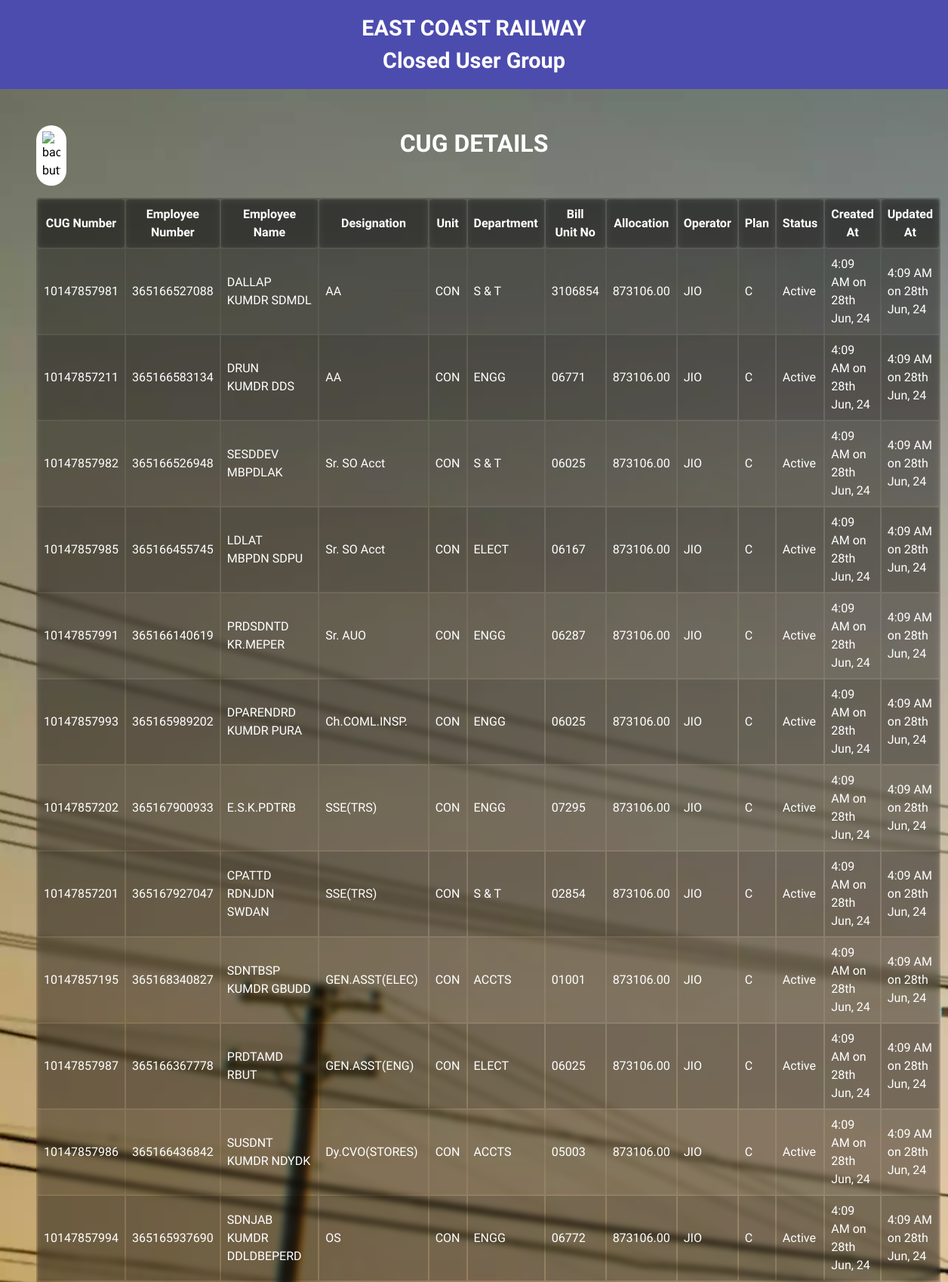
Page /cug-details.php (upper part) on the committed database.
### tables this page shows
CREATE TABLE cugdetails (
    cug_id INT AUTO_INCREMENT PRIMARY KEY,
    cug_number BIGINT NOT NULL CHECK (CHAR_LENGTH(cug_number) IN (10, 11)),
    emp_number BIGINT UNIQUE NOT NULL CHECK (CHAR_LENGTH(emp_number) = 12),
    empname VARCHAR(100) NOT NULL,
    designation VARCHAR(100) NOT NULL,
    unit VARCHAR(50) NOT NULL,
    department VARCHAR(100) NOT NULL,
    bill_unit_no VARCHAR(50) NOT NULL,
    allocation DECIMAL(10, 2) NOT NULL CHECK (allocation >= 0),
    operator VARCHAR(50) NOT NULL,
    plan ENUM('A', 'B', 'C') NOT NULL,
    status ENUM('Active', 'Inactive') NOT NULL,
    created_at TIMESTAMP DEFAULT CURRENT_TIMESTAMP,
    updated_at TIMESTAMP DEFAULT CURRENT_TIMESTAMP ON UPDATE CURRENT_TIMESTAMP
);

### cug-details.php (the view, shortened to what this page needs)
<!DOCTYPE html>
<html lang="en">
<head>
	<link rel="stylesheet" href="base.css">
	<link rel="stylesheet" href="cug-details.css">
</head>
<body>
	<header>
		<div class="header-top">
			<h1>East Coast Railway</h1>
			<h1>Closed User Group</h1>
		</div>
	</header>
	<main>
		<section id="cug-details">
			<div class="heading-container">
				<button class="back-btn" onclick="window.location.href = 'admin-page.html'"><img
						src="https://img.icons8.com/ios/32/long-arrow-left.png" alt="back button"></button>
				<h2 class="heading">CUG Details</h2>
			</div>
			<table>
				<thead>
					<tr>
						<th>CUG Number</th>
						<th>Employee Number</th>
						<th>Employee Name</th>
						<th>Designation</th>
						<th>Unit</th>
						<th>Department</th>
						<th>Bill Unit No</th>
						<th>Allocation</th>
						<th>Operator</th>
						<th>Plan</th>
						<th>Status</th>
						<th>Created At</th>
						<th>Updated At</th>
					</tr>
				</thead>
				<tbody>
					<?php
					include 'db_connect.php';
					$sql = "SELECT * FROM cugdetails";
					$result = $conn->query($sql);
					if ($result->num_rows > 0) {
						while ($row = $result->fetch_assoc()) {
							echo "<tr>";
							echo "<td>" . $row["cug_number"] . "</td>";
							echo "<td>" . $row["emp_number"] . "</td>";
							echo "<td>" . $row["empname"] . "</td>";
							echo "<td>" . $row["designation"] . "</td>";
							echo "<td>" . (isset($row["unit"]) ? $row["unit"] : 'N/A') . "</td>";
							echo "<td>" . $row["department"] . "</td>";
							echo "<td>" . (isset($row["bill_unit_no"]) ? $row["bill_unit_no"] : 'N/A') . "</td>";
							echo "<td>" . $row["allocation"] . "</td>";
							echo "<td>" . $row["operator"] . "</td>";
							echo "<td>" . $row["plan"] . "</td>";
							echo "<td>" . $row["status"] . "</td>";
							$created_at = new DateTime($row["created_at"]);
							$updated_at = new DateTime($row["updated_at"]);
							echo "<td>" . $created_at->format('g:i A \o\n jS M, y') . "</td>";
							echo "<td>" . $updated_at->format('g:i A \o\n jS M, y') . "</td>";
							echo "</tr>";
						}
					} else {
						echo "<tr><td colspan='12'>No records found</td></tr>";
					}
					?>
				</tbody>
			</table>
		</section>
	</main>
</body>
</html>

### base.css (style rules this page uses)
:root { line-height: 1.5; font-synthesis: none; -webkit-font-smoothing: antialiased; -moz-osx-font-smoothing: grayscale; --body-color: #F1FAFF; --accent-color: #4c4caf; --accent-color-hover: #3c3c86; --white: #FFF; --black: #222; }
body { margin: 0; background-color: var(--body-color); font-family: "Raleway", system-ui, -apple-system, BlinkMacSystemFont, 'Segoe UI', 'Roboto', 'Oxygen', 'Ubuntu', 'Cantarell', 'Fira Sans', 'Droid Sans', 'Helvetica Neue', sans-serif; text-wrap: balance; }
*, *::before, *::after { margin: 0; padding: 0; box-sizing: border-box; }
body, h1, h2, h3, h4, p, figure, blockquote, dl, dd { margin: 0; }
html { scroll-behavior: smooth; scroll-padding-top: 7rem; }
body { min-height: 100vh; min-height: 100svh; text-rendering: optimizeSpeed; line-height: 1.5; }
img, picture { max-width: 100%; display: block; user-select: none; }
input, button, textarea, select { font: inherit; }

### cug-details.css (style rules this page uses)
.header-top { background-color: #4c4caf; color: var(--white); padding: 1rem 0; text-align: center; }
.header-top>h1 { margin: 0; font-size: 1.8rem; }
.header-top :nth-child(1) { text-transform: uppercase; }
main { background-image: url(images/banner.webp); background-repeat: no-repeat; background-size: cover; min-height: 90svh; min-height: 90vh; }
#cug-details { color: var(--white); padding: 3em; }
#cug-details h2 { text-align: center; text-transform: uppercase; font-size: 2rem; margin-block-end: 2rem; }
.heading-container { display: grid; grid-template-columns: 2.5rem 1fr 2.5rem; justify-content: center; align-items: center; width: 100%; margin-block-end: 1rem; }
.back-btn { padding: 0.5rem; width: 2.5rem; border: none; cursor: pointer; border-radius: 999px; background-color: var(--white); aspect-ratio: 1; }
.back-btn { padding: 0.5rem; width: 2.5rem; border-radius: 999px; border: none; cursor: pointer; background-color: var(--white); aspect-ratio: 1; }
.heading { font-size: 2.5rem; font-weight: bold; text-align: left; color: var(--white); text-align: center; justify-self: center; }
table, th { border-radius: 4px; background-color: rgba(0, 0, 0, 0.1); backdrop-filter: blur(4px) brightness(75%); }
th, td { padding: 8px; text-align: left; }
th { text-align: center; }
tr { background-color: rgba(0, 0, 0, 0.1); }
tr:nth-child(even) { background-color: rgba(0, 0, 0, 0.2); }

### rows in the picture
cugdetails: cug_number "10147857981", emp_number "365166527088", empname "DALLAP KUMDR SDMDL", designation "AA", unit "CON", department "S & T", bill_unit_no "3106854", allocation "873106.00", operator "JIO", plan "C", status "Active", created_at "4:09 AM on 28th Jun, 24", updated_at "4:09 AM on 28th Jun, 24"
cugdetails: cug_number "10147857211", emp_number "365166583134", empname "DRUN KUMDR DDS", designation "AA", unit "CON", department "ENGG", bill_unit_no "06771", allocation "873106.00", operator "JIO", plan "C", status "Active", created_at "4:09 AM on 28th Jun, 24", updated_at "4:09 AM on 28th Jun, 24"
cugdetails: cug_number "10147857982", emp_number "365166526948", empname "SESDDEV MBPDLAK", designation "Sr. SO Acct", unit "CON", department "S & T", bill_unit_no "06025", allocation "873106.00", operator "JIO", plan "C", status "Active", created_at "4:09 AM on 28th Jun, 24", updated_at "4:09 AM on 28th Jun, 24"
cugdetails: cug_number "10147857985", emp_number "365166455745", empname "LDLAT MBPDN SDPU", designation "Sr. SO Acct", unit "CON", department "ELECT", bill_unit_no "06167", allocation "873106.00", operator "JIO", plan "C", status "Active", created_at "4:09 AM on 28th Jun, 24", updated_at "4:09 AM on 28th Jun, 24"
cugdetails: cug_number "10147857991", emp_number "365166140619", empname "PRDSDNTD KR.MEPER", designation "Sr. AUO", unit "CON", department "ENGG", bill_unit_no "06287", allocation "873106.00", operator "JIO", plan "C", status "Active", created_at "4:09 AM on 28th Jun, 24", updated_at "4:09 AM on 28th Jun, 24"
cugdetails: cug_number "10147857993", emp_number "365165989202", empname "DPARENDRD KUMDR PURA", designation "Ch.COML.INSP.", unit "CON", department "ENGG", bill_unit_no "06025", allocation "873106.00", operator "JIO", plan "C", status "Active", created_at "4:09 AM on 28th Jun, 24", updated_at "4:09 AM on 28th Jun, 24"
cugdetails: cug_number "10147857202", emp_number "365167900933", empname "E.S.K.PDTRB", designation "SSE(TRS)", unit "CON", department "ENGG", bill_unit_no "07295", allocation "873106.00", operator "JIO", plan "C", status "Active", created_at "4:09 AM on 28th Jun, 24", updated_at "4:09 AM on 28th Jun, 24"
cugdetails: cug_number "10147857201", emp_number "365167927047", empname "CPATTD RDNJDN SWDAN", designation "SSE(TRS)", unit "CON", department "S & T", bill_unit_no "02854", allocation "873106.00", operator "JIO", plan "C", status "Active", created_at "4:09 AM on 28th Jun, 24", updated_at "4:09 AM on 28th Jun, 24"
cugdetails: cug_number "10147857195", emp_number "365168340827", empname "SDNTBSP KUMDR GBUDD", designation "GEN.ASST(ELEC)", unit "CON", department "ACCTS", bill_unit_no "01001", allocation "873106.00", operator "JIO", plan "C", status "Active", created_at "4:09 AM on 28th Jun, 24", updated_at "4:09 AM on 28th Jun, 24"
cugdetails: cug_number "10147857987", emp_number "365166367778", empname "PRDTAMD RBUT", designation "GEN.ASST(ENG)", unit "CON", department "ELECT", bill_unit_no "06025", allocation "873106.00", operator "JIO", plan "C", status "Active", created_at "4:09 AM on 28th Jun, 24", updated_at "4:09 AM on 28th Jun, 24"
cugdetails: cug_number "10147857986", emp_number "365166436842", empname "SUSDNT KUMDR NDYDK", designation "Dy.CVO(STORES)", unit "CON", department "ACCTS", bill_unit_no "05003", allocation "873106.00", operator "JIO", plan "C", status "Active", created_at "4:09 AM on 28th Jun, 24", updated_at "4:09 AM on 28th Jun, 24"
cugdetails: cug_number "10147857994", emp_number "365165937690", empname "SDNJAB KUMDR DDLDBEPERD", designation "OS", unit "CON", department "ENGG", bill_unit_no "06772", allocation "873106.00", operator "JIO", plan "C", status "Active", created_at "4:09 AM on 28th Jun, 24", updated_at "4:09 AM on 28th Jun, 24"
